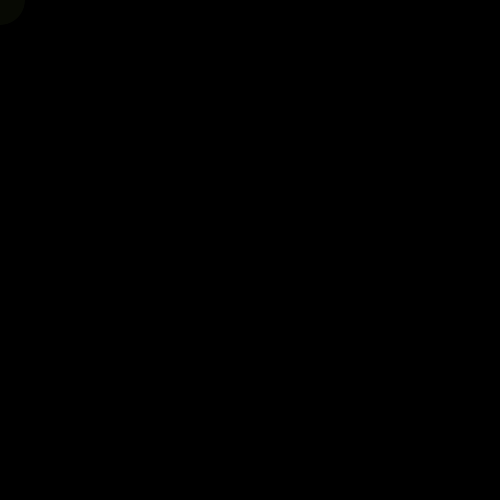
Frame 1 (no input)
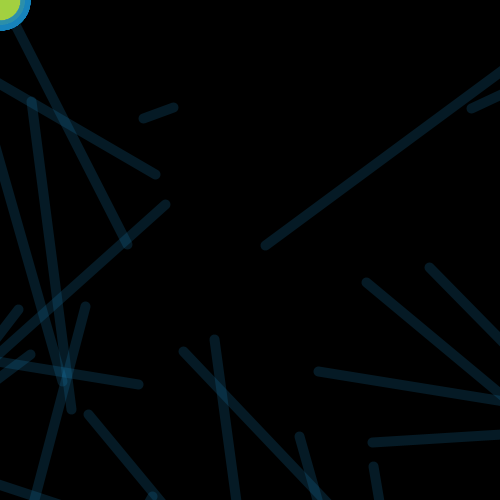
Frame 60 (the mouse pressed at the canvas centre just before this capture)
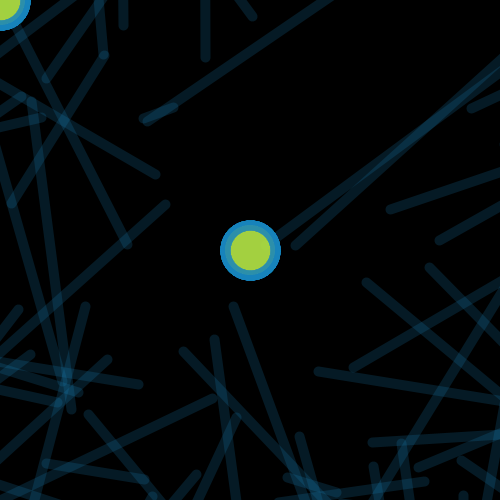
Frame 120 (the mouse held since frame 60 and released just before this capture)

The Processing sketch that drew these frames (run headless with seeded random() and noise(); from frame 60 on, the mouse is pressed at the canvas centre):

// Processing sketch: processing_131435
// ── processing_131435.pde

void setup() {
  size(500,500);
  background(0);
}

void draw() {
  ellipseMode(CENTER);
  fill(182,232,68,10);
  ellipse(mouseX,mouseY,50,50);
  translate(width/2,height/2);
  rotate(random(TWO_PI));
 stroke(27,135,191,50);
 strokeWeight(10);
 line(random(500),random(500),random(500),random(500));

}
